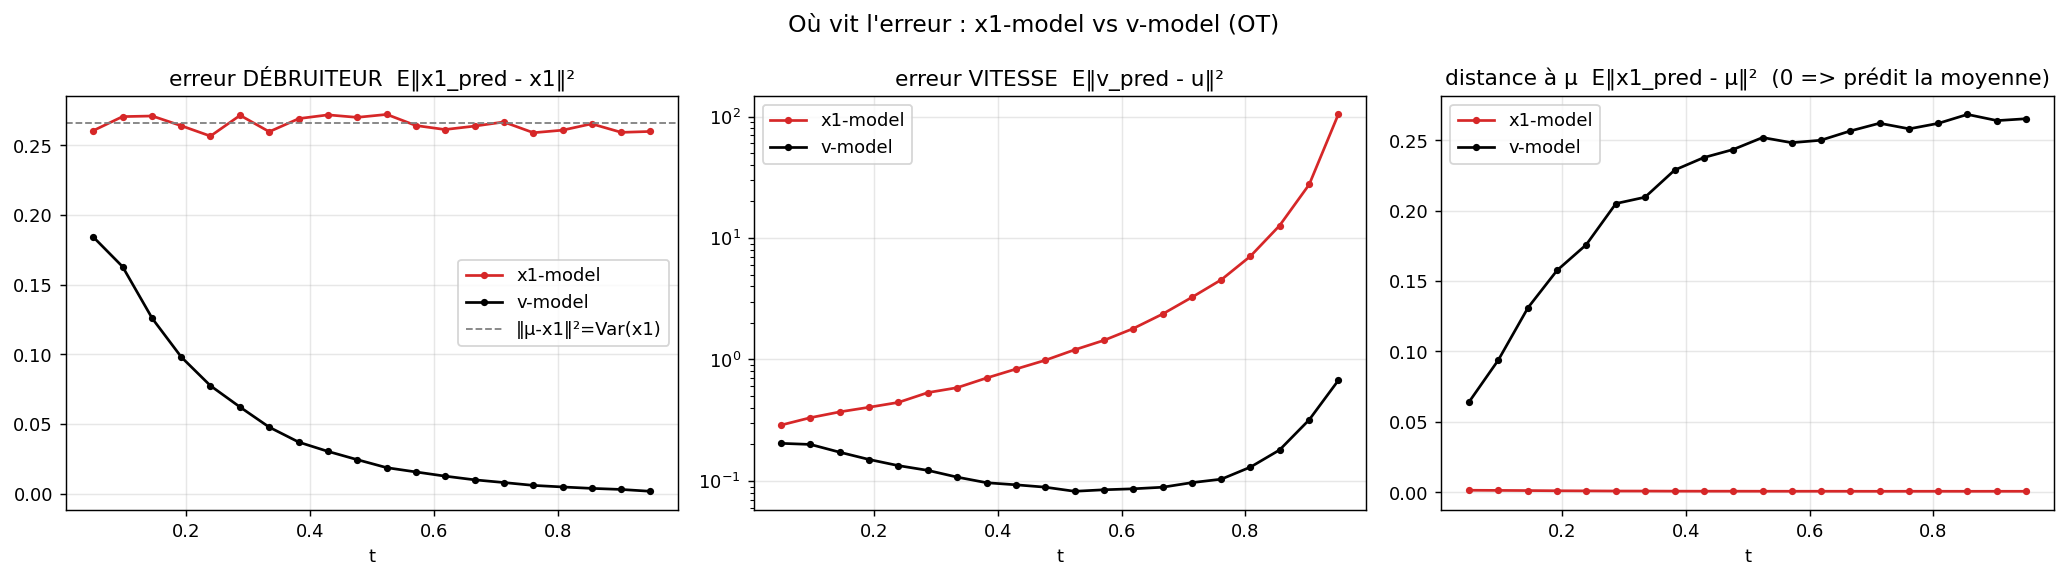

Here is the Python script that generated this plot:
"""Où vit l'erreur du x1-model vs v-model (OT) : à petit t ou à grand t ?
Teste la prédiction 'l'écart se concentre à petit t' (autre Claude).

Entraîne SmallUNetX1 (x1, uniform) et SmallUNet (vitesse) en OT, puis par bin de t
(sur des paires OT-appariées held-out) mesure :
  - erreur DÉBRUITEUR   E‖x1_pred - x1‖²   (reconstruction de l'image propre)
  - erreur VITESSE      E‖v_pred - u‖²
  - distance à μ         E‖x1_pred - μ‖²    (0 => le modèle prédit la moyenne)
x1_pred : g pour x1-model ; xt+(1-t)v pour v-model. v_pred : (g-xt)/(1-t) ; v.

Sortie : error_vs_t.png , error_vs_t_metrics.txt  (logge dans claude.log)
Usage : python error_vs_t.py --epochs 25
"""
import argparse, time, torch, numpy as np, matplotlib
matplotlib.use("Agg"); import matplotlib.pyplot as plt
import torchvision, torchvision.transforms as T
from torch.utils.data import DataLoader
from torchcfm.conditional_flow_matching import ExactOptimalTransportConditionalFlowMatcher
from models.architectures import SmallUNet, SmallUNetX1

dev = "cuda" if torch.cuda.is_available() else "cpu"
DIM = 784
LOG = open("claude.log", "a")
def log(*a): print(*a, flush=True); print(*a, file=LOG, flush=True)


def mnist_loader(batch, n=None):
    tf = T.Compose([T.ToTensor(), T.Normalize((0.5,), (0.5,))])
    ds = torchvision.datasets.MNIST("./data", train=True, download=True, transform=tf)
    return DataLoader(ds, batch_size=batch, shuffle=True, drop_last=True), ds


def raw_g(model, xt, t):
    return SmallUNet.forward(model, torch.cat([xt, t.view(-1, 1)], -1))


def train(model, kind, FM, ld, epochs, lr):
    opt = torch.optim.Adam(model.parameters(), lr=lr); t0 = time.time()
    for ep in range(epochs):
        model.train(); tot = 0.0; n = 0
        for xb, _ in ld:
            x1 = xb.to(dev).view(xb.size(0), -1); x0 = torch.randn_like(x1)
            t, xt, ut = FM.sample_location_and_conditional_flow(x0, x1)
            out = model(torch.cat([xt, t.view(-1, 1)], -1))
            loss = torch.mean((out - x1) ** 2) if kind == "x1" else torch.mean((out - ut) ** 2)
            opt.zero_grad(); loss.backward()
            torch.nn.utils.clip_grad_norm_(model.parameters(), 1.0); opt.step()
            tot += loss.item(); n += 1
        if (ep + 1) % 10 == 0 or ep == 0:
            log(f"  [{kind}] ep {ep+1}/{epochs} loss={tot/n:.4g} ({time.time()-t0:.0f}s)")
    model.eval(); return model


@torch.no_grad()
def errors_at_t(m_x1, m_v, FM, x1_val, mu, tv, B=512):
    x1 = x1_val[torch.randperm(x1_val.size(0))[:B]]
    x0 = torch.randn_like(x1)
    x0p, x1p = FM.ot_sampler.sample_plan(x0, x1)            # appariement OT (comme l'entraînement)
    t = torch.full((B,), float(tv), device=dev)
    xt = (1 - tv) * x0p + tv * x1p
    u = x1p - x0p
    omt = max(1 - tv, 0.05)
    # x1-model
    g = raw_g(m_x1, xt, t); v_x1 = (g - xt) / omt
    # v-model
    v = m_v(torch.cat([xt, t.view(-1, 1)], -1)); g_v = xt + (1 - tv) * v
    e = lambda a, b: float(((a - b) ** 2).mean())
    return dict(
        den_x1=e(g, x1p),   den_v=e(g_v, x1p),      # erreur débruiteur
        vel_x1=e(v_x1, u),  vel_v=e(v, u),          # erreur vitesse
        mu_x1=e(g, mu.expand_as(g)), mu_v=e(g_v, mu.expand_as(g_v)),  # distance à μ
    )


def main():
    p = argparse.ArgumentParser()
    p.add_argument("--epochs", type=int, default=25)
    p.add_argument("--lr", type=float, default=1e-3)
    p.add_argument("--batch", type=int, default=128)
    p.add_argument("--nt", type=int, default=20)
    args = p.parse_args()
    t0 = time.time(); FM = ExactOptimalTransportConditionalFlowMatcher(sigma=0.1)
    ld, ds = mnist_loader(args.batch)
    log(f"=== error_vs_t epochs={args.epochs} (OT) ===")

    torch.manual_seed(0); m_x1 = SmallUNetX1(base_ch=32).to(dev)
    torch.manual_seed(0); m_v = SmallUNet(base_ch=32).to(dev)
    log("[train] x1/uniform"); train(m_x1, "x1", FM, ld, args.epochs, args.lr)
    log("[train] vitesse");    train(m_v, "vel", FM, ld, args.epochs, args.lr)

    x1_val = torch.stack([ds[i][0] for i in range(4000)]).view(4000, DIM).to(dev)
    mu = x1_val.mean(0, keepdim=True)
    var_x1 = float(x1_val.var(0, unbiased=False).mean())
    tgrid = np.round(np.linspace(0.05, 0.95, args.nt), 3)
    keys = ["den_x1", "den_v", "vel_x1", "vel_v", "mu_x1", "mu_v"]
    R = {k: np.zeros(args.nt) for k in keys}
    for j, tv in enumerate(tgrid):
        d = errors_at_t(m_x1, m_v, FM, x1_val, mu, tv)
        for k in keys: R[k][j] = d[k]
        log(f"  t={tv:.2f} den(x1={d['den_x1']:.3f} v={d['den_v']:.3f}) "
            f"vel(x1={d['vel_x1']:.2f} v={d['vel_v']:.2f}) distμ(x1={d['mu_x1']:.4f} v={d['mu_v']:.3f})")

    fig, ax = plt.subplots(1, 3, figsize=(16, 4.5))
    ax[0].plot(tgrid, R["den_x1"], "-o", ms=3, color="tab:red", label="x1-model")
    ax[0].plot(tgrid, R["den_v"], "-o", ms=3, color="k", label="v-model")
    ax[0].axhline(var_x1, ls="--", color="gray", lw=1, label="‖μ-x1‖²=Var(x1)")
    ax[0].set_title("erreur DÉBRUITEUR  E‖x1_pred - x1‖²"); ax[0].set_xlabel("t"); ax[0].legend(); ax[0].grid(alpha=.3)
    ax[1].plot(tgrid, R["vel_x1"], "-o", ms=3, color="tab:red", label="x1-model")
    ax[1].plot(tgrid, R["vel_v"], "-o", ms=3, color="k", label="v-model")
    ax[1].set_title("erreur VITESSE  E‖v_pred - u‖²"); ax[1].set_xlabel("t"); ax[1].set_yscale("log")
    ax[1].legend(); ax[1].grid(alpha=.3)
    ax[2].plot(tgrid, R["mu_x1"], "-o", ms=3, color="tab:red", label="x1-model")
    ax[2].plot(tgrid, R["mu_v"], "-o", ms=3, color="k", label="v-model")
    ax[2].set_title("distance à μ  E‖x1_pred - μ‖²  (0 => prédit la moyenne)")
    ax[2].set_xlabel("t"); ax[2].legend(); ax[2].grid(alpha=.3)
    plt.suptitle("Où vit l'erreur : x1-model vs v-model (OT)", fontsize=13)
    plt.tight_layout(); plt.savefig("error_vs_t.png", dpi=130, bbox_inches="tight")

    lines = [f"Var(x1)={var_x1:.4f}", "t\t" + "\t".join(keys)]
    for j, tv in enumerate(tgrid):
        lines.append(f"{tv:.3f}\t" + "\t".join(f"{R[k][j]:.4f}" for k in keys))
    gap = R["den_x1"] - R["den_v"]
    lines += ["", f"écart débruiteur (x1 - v) : petit t (t<0.3)={gap[tgrid<0.3].mean():.3f}  "
                  f"grand t (t>0.7)={gap[tgrid>0.7].mean():.3f}"]
    open("error_vs_t_metrics.txt", "w").write("\n".join(lines) + "\n")
    log("\n".join(lines[-2:])); log(f"saved -> error_vs_t.png , error_vs_t_metrics.txt ({time.time()-t0:.0f}s)")


if __name__ == "__main__":
    main()
